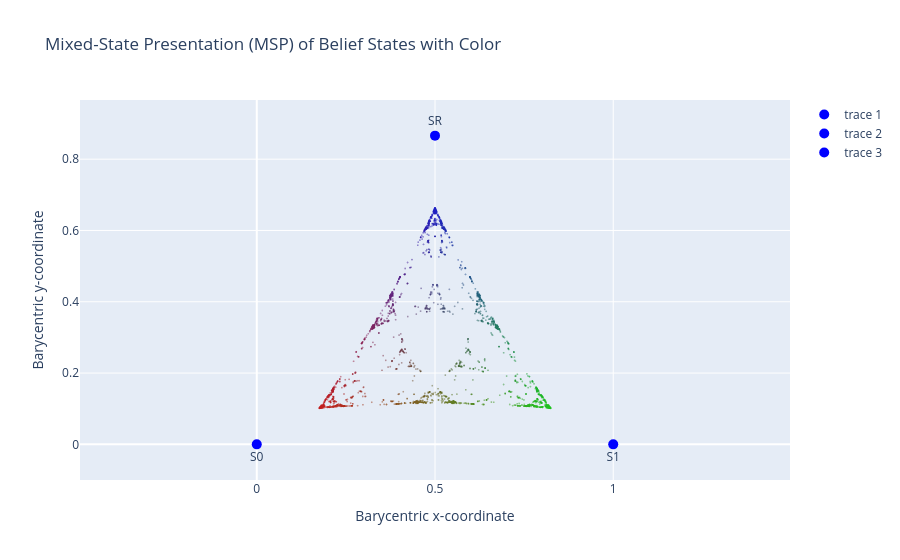

Write notebook code for a chart like this one.
### Markdown cell above
### OBS prob not belief state

### Code cell
belief_to_barycentric(obs_probs_all.reshape(-1,3).cpu(), obs_probs_all.reshape(-1,3).cpu())

### Figure 1 — Plotly figure (JSON) as saved in the notebook; plotly's stock layout.template omitted (floating-point values rounded to 4 significant figures; data arrays with more than 128 entries replaced by an {"elided": "..."} marker saying what was removed)
{"data": [{"hovertemplate": "Barycentric x-coordinate=%{x}<br>Barycentric y-coordinate=%{y}<extra></extra>", "legendgroup": "", "marker": {"color": {"elided": "20000 str values"}, "opacity": 0.5, "size": 2, "symbol": "circle"}, "mode": "markers", "name": "", "showlegend": false, "type": "scattergl", "x": {"elided": "20000 float values"}, "xaxis": "x", "y": {"elided": "20000 float values"}, "yaxis": "y"}, {"marker": {"color": "blue", "size": 10}, "mode": "markers+text", "text": ["S0"], "textposition": "bottom center", "type": "scatter", "x": [0], "y": [0]}, {"marker": {"color": "blue", "size": 10}, "mode": "markers+text", "text": ["S1"], "textposition": "bottom center", "type": "scatter", "x": [1], "y": [0]}, {"marker": {"color": "blue", "size": 10}, "mode": "markers+text", "text": ["SR"], "textposition": "top center", "type": "scatter", "x": [0.5], "y": [0.866]}], "layout": {"legend": {"tracegroupgap": 0}, "title": {"text": "Mixed-State Presentation (MSP) of Belief States with Color"}, "xaxis": {"anchor": "y", "domain": [0, 1], "range": [-0.1, 1.1], "title": {"text": "Barycentric x-coordinate"}}, "yaxis": {"anchor": "x", "domain": [0, 1], "range": [-0.1, 0.966], "scaleanchor": "x", "scaleratio": 1, "title": {"text": "Barycentric y-coordinate"}}}}
